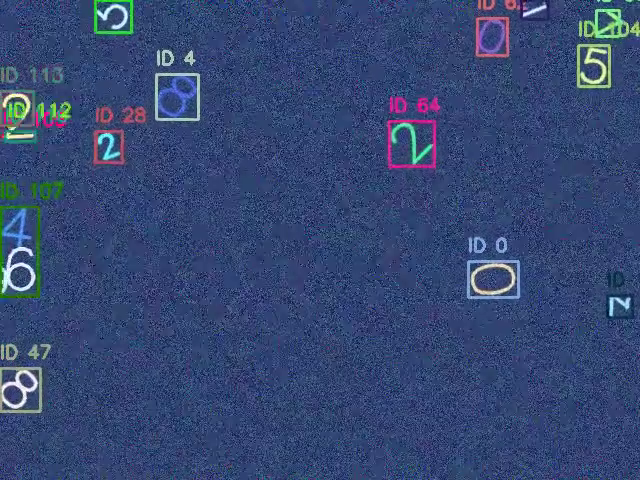
#> input picture frame 17 of images/digit_tracking.mp4, 640 x 480 px, given in place of the camera
$ python video_stabilizer.py
#> lines starting #> are read from the running program, lines starting #| are printed output that depends on the picture
import cv2
import numpy as np
import matplotlib.pyplot as plt

class VideoStabilizer:
    def __init__(self, smoothing_window=30):
        """
        初始化视频稳像器
        :param smoothing_window: 平滑窗口大小，控制稳像效果，值越大画面越平稳但可能有延迟感
        """
        self.smoothing_window = smoothing_window
        self.prev_gray = None
        self.transforms = []  # 存储帧间变换
        self.original_frames = []  # 存储原始帧
        self.stabilized_frames = []  # 存储稳定后的帧

    def capture_video(self, input_path=None):
        """
        捕获视频，可以是摄像头输入或视频文件
        :param input_path: 视频文件路径，None则使用摄像头
        :return: 视频捕获对象
        """
        if input_path:
            cap = cv2.VideoCapture(input_path)
        else:
            cap = cv2.VideoCapture(0)  # 使用默认摄像头

        if not cap.isOpened():
            raise Exception("无法打开视频源")

        return cap

    def get_transform(self, frame):
        """
        计算当前帧与前一帧的变换矩阵
        :param frame: 当前帧
        :return: 变换矩阵
        """
        # 转换为灰度图
        gray = cv2.cvtColor(frame, cv2.COLOR_BGR2GRAY)

        # 如果是第一帧，初始化前一帧的灰度图
        if self.prev_gray is None:
            self.prev_gray = gray
            return np.eye(3, dtype=np.float32)

        # 使用ORB特征检测器和描述符
        orb = cv2.ORB_create(500)
        prev_keypoints, prev_descriptors = orb.detectAndCompute(self.prev_gray, None)
        curr_keypoints, curr_descriptors = orb.detectAndCompute(gray, None)

        # 匹配特征点
        matcher = cv2.BFMatcher(cv2.NORM_HAMMING, crossCheck=True)
        matches = matcher.match(prev_descriptors, curr_descriptors)

        # 按匹配距离排序并取前N个最佳匹配
        matches = sorted(matches, key=lambda x: x.distance)[:100]

        # 提取匹配点的坐标
        prev_points = np.float32([prev_keypoints[m.queryIdx].pt for m in matches]).reshape(-1, 1, 2)
        curr_points = np.float32([curr_keypoints[m.trainIdx].pt for m in matches]).reshape(-1, 1, 2)

        # 计算变换矩阵 (平移 + 旋转 + 缩放)
        transform, _ = cv2.findTransformECC(prev_gray, gray, None, cv2.MOTION_AFFINE)

        # 将变换矩阵扩展为3x3以支持矩阵乘法
        full_transform = np.eye(3, dtype=np.float32)
        full_transform[:2, :3] = transform

        # 更新前一帧的灰度图
        self.prev_gray = gray

        return full_transform

    # [60 lines left out: functions smooth_transforms, moving_average, stabilize_frame, not called in this run]

    def process_video(self, input_path=None, output_path="stabilized_video.mp4"):
        """
        处理视频并输出稳定后的视频
        :param input_path: 输入视频路径，None则使用摄像头
        :param output_path: 输出视频路径
        """
#> called with output_path = 'stabilized_from_camera.mp4'
        cap = self.capture_video(input_path)

        # 获取视频属性
        fps = cap.get(cv2.CAP_PROP_FPS)
        width = int(cap.get(cv2.CAP_PROP_FRAME_WIDTH))
        height = int(cap.get(cv2.CAP_PROP_FRAME_HEIGHT))

        # 定义视频编码器和创建VideoWriter对象
        fourcc = cv2.VideoWriter_fourcc(*'mp4v')
        out = cv2.VideoWriter(output_path, fourcc, fps, (width, height))

        print("正在处理视频...")

        # 读取第一帧
        ret, prev_frame = cap.read()
#> prev_frame is the input picture: shape (480, 640, 3); mean B, G, R 115, 71.9, 53.5
        if not ret:
            raise Exception("无法读取视频帧")

        self.original_frames.append(prev_frame)
        self.prev_gray = cv2.cvtColor(prev_frame, cv2.COLOR_BGR2GRAY)
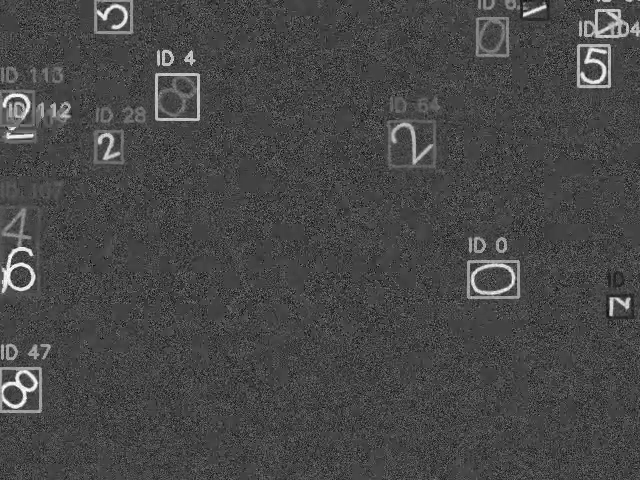
#> self.prev_gray: shape (480, 640); min 5, max 255, mean 71.4

        # 读取并处理后续帧
        while True:
            ret, frame = cap.read()
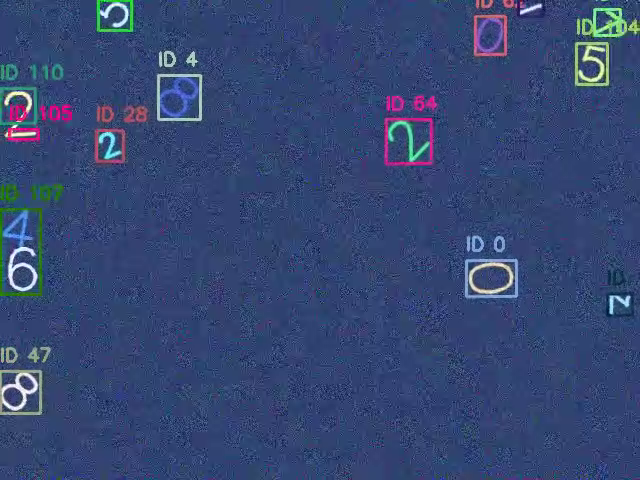
#> input picture frame 18 of images/digit_tracking.mp4, 640 x 480 px, given in place of the camera
#> frame is the input picture: shape (480, 640, 3); mean B, G, R 114.9, 71.2, 53.6
            if not ret:
                break

            self.original_frames.append(frame)

            # 计算当前帧与前一帧的变换
            transform = self.get_transform(frame)
#> in get_transform, `gray = cv2.cvtColor(frame, cv2.COLOR_BGR2GRAY)`:
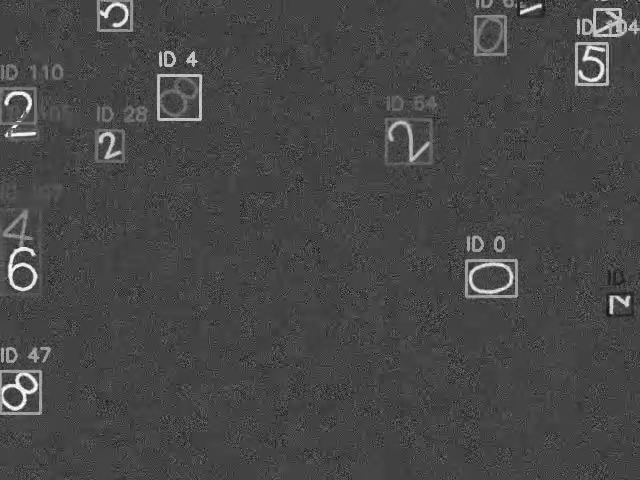
#> gray: shape (480, 640); min 5, max 255, mean 71
#> in get_transform, `prev_keypoints, prev_descriptors = orb.detectAndCompute(self.prev_gray..`: prev_keypoints = 497 keypoints; strongest (x, y, size): (166, 61, 37.2), (586, 60, 44.6), (586, 61, 37.2), (158, 77, 37.2)
#> in get_transform, `curr_keypoints, curr_descriptors = orb.detectAndCompute(gray, None)`: curr_keypoints = 496 keypoints; strongest (x, y, size): (589, 53, 44.6), (161, 116, 37.2), (197, 116, 37.2), (162, 117, 31)
#> in get_transform, `matches = matcher.match(prev_descriptors, curr_descriptors)`: matches = 319 matches
#> in get_transform, `matches = sorted(matches, key=lambda x: x.distance)[:100]`: matches = 100 matches
#> in get_transform, `prev_points = np.float32([prev_keypoints[m.queryIdx].pt for m in match..`: prev_points = 100 rows, first 8: [110.4, 152.4], [108, 133.2], [108, 139.2], [159, 77], [585, 36], [590, 36], [503, 252], [105.6, 133.2]
#> in get_transform, `curr_points = np.float32([curr_keypoints[m.trainIdx].pt for m in match..`: curr_points = 100 rows, first 8: [111.6, 151.2], [109.2, 132], [109.2, 138], [161, 78], [583, 34], [588, 34], [501, 251], [106.8, 132]
            self.transforms.append(transform)

            # 显示处理进度
            if len(self.transforms) % 10 == 0:
                print(f"已处理 {len(self.transforms)} 帧")

        print("正在平滑处理...")

        # 平滑变换
        smoothed_transforms = self.smooth_transforms()

        print("正在生成稳定视频...")

        # 应用平滑变换到每一帧
        for i, transform in enumerate(smoothed_transforms):
            stabilized = self.stabilize_frame(self.original_frames[i], transform)
            self.stabilized_frames.append(stabilized)
            out.write(stabilized)

            # 显示稳定前后的对比
            combined = np.hstack((self.original_frames[i], stabilized))
            cv2.imshow('Original vs Stabilized', cv2.resize(combined, (int(width*1.5), int(height*0.75))))

            if cv2.waitKey(1) & 0xFF == ord('q'):
                break

        # 释放资源
        cap.release()
        out.release()
        cv2.destroyAllWindows()

        print(f"稳定后的视频已保存至 {output_path}")

        # 绘制变换曲线
        self.plot_transforms()

    # [47 lines left out: function plot_transforms, not called in this run]

if __name__ == "__main__":
    # 创建稳像器实例，调整平滑窗口大小控制效果
    stabilizer = VideoStabilizer(smoothing_window=30)

    # 处理视频，可以是视频文件路径或None(使用摄像头)
    # stabilizer.process_video(input_path="shaky_video.mp4", output_path="stabilized_output.mp4")
#> (the run stopped early here; a loop or call above may not have finished)

$ run again, starting later in the video
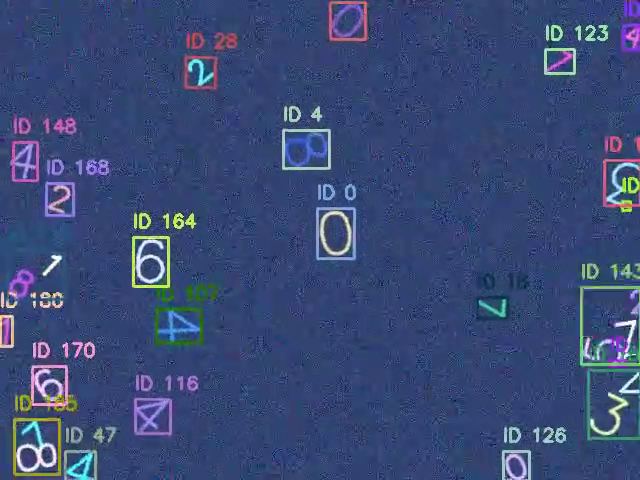
#> input picture frame 79 of images/digit_tracking.mp4, 640 x 480 px, given in place of the camera
#> in process_video, prev_frame is the input picture: shape (480, 640, 3); mean B, G, R 117.6, 74.1, 57.6
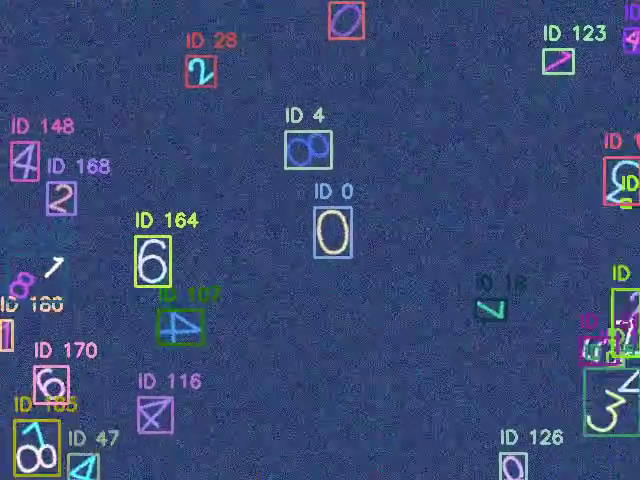
#> input picture frame 80 of images/digit_tracking.mp4, 640 x 480 px, given in place of the camera
#> in process_video, frame is the input picture: shape (480, 640, 3); mean B, G, R 117.2, 74, 57.4
#> in get_transform, `gray = cv2.cvtColor(frame, cv2.COLOR_BGR2GRAY)`:
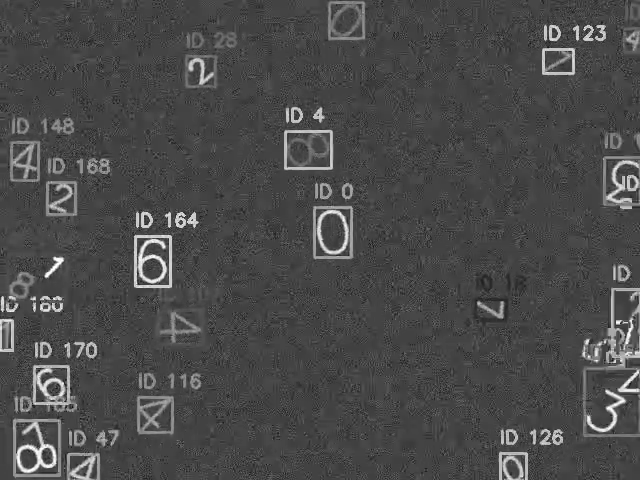
#> gray: shape (480, 640); min 4, max 255, mean 74
#> prev_keypoints = 500 keypoints; strongest (x, y, size): (179, 222, 31), (143, 224, 37.2), (552, 39, 31), (179, 224, 31)
#> curr_keypoints = 500 keypoints; strongest (x, y, size): (181, 221, 31), (145, 223, 37.2), (550, 39, 31), (181, 223, 31)
#> in get_transform, `matches = matcher.match(prev_descriptors, curr_descriptors)`: matches = 310 matches
#> in get_transform, `matches = sorted(matches, key=lambda x: x.distance)[:100]`: matches = 100 matches
#> prev_points = 100 rows, first 8: [179, 222], [549, 431], [555, 36], [552, 429], [601, 37], [187, 223], [66, 366], [164.2, 282.2]
#> curr_points = 100 rows, first 8: [181, 221], [546, 433], [553, 36], [549, 431], [599, 37], [189, 222], [68, 366], [165.6, 282.2]

$ run again, starting later in the video
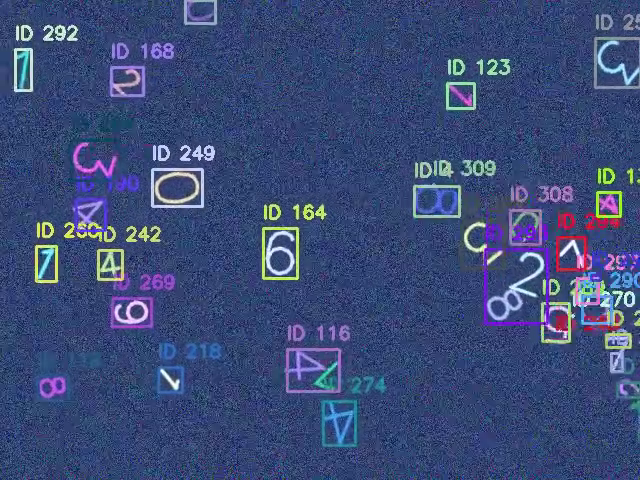
#> input picture frame 141 of images/digit_tracking.mp4, 640 x 480 px, given in place of the camera
#> in process_video, prev_frame is the input picture: shape (480, 640, 3); mean B, G, R 119.7, 75.3, 59.1
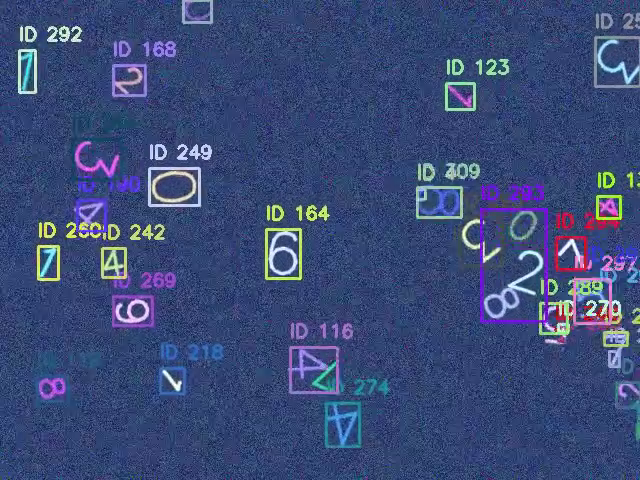
#> input picture frame 142 of images/digit_tracking.mp4, 640 x 480 px, given in place of the camera
#> in process_video, frame is the input picture: shape (480, 640, 3); mean B, G, R 119.7, 75, 58.8
#> in get_transform, `gray = cv2.cvtColor(frame, cv2.COLOR_BGR2GRAY)`:
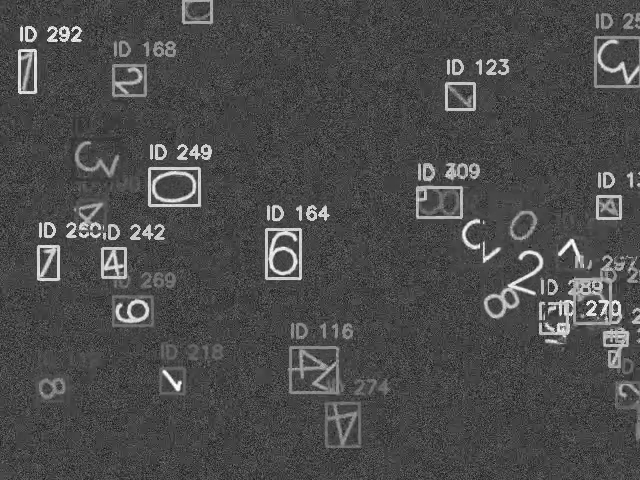
#> gray: shape (480, 640); min 7, max 255, mean 75.2
#> prev_keypoints = 500 keypoints; strongest (x, y, size): (207, 150, 31), (38, 248, 37.2), (57, 38, 31), (308, 216, 31)
#> curr_keypoints = 500 keypoints; strongest (x, y, size): (204, 149, 31), (55, 38, 31), (313, 214, 31), (64, 33, 31)
#> in get_transform, `matches = matcher.match(prev_descriptors, curr_descriptors)`: matches = 298 matches
#> in get_transform, `matches = sorted(matches, key=lambda x: x.distance)[:100]`: matches = 100 matches
#> prev_points = 100 rows, first 8: [188, 159], [307, 213], [188, 156], [207, 150], [307, 209], [187.2, 158.4], [159, 160], [308, 216]
#> curr_points = 100 rows, first 8: [185, 158], [310, 214], [185, 155], [204, 149], [310, 210], [184.3, 157], [156, 159], [311, 217]
